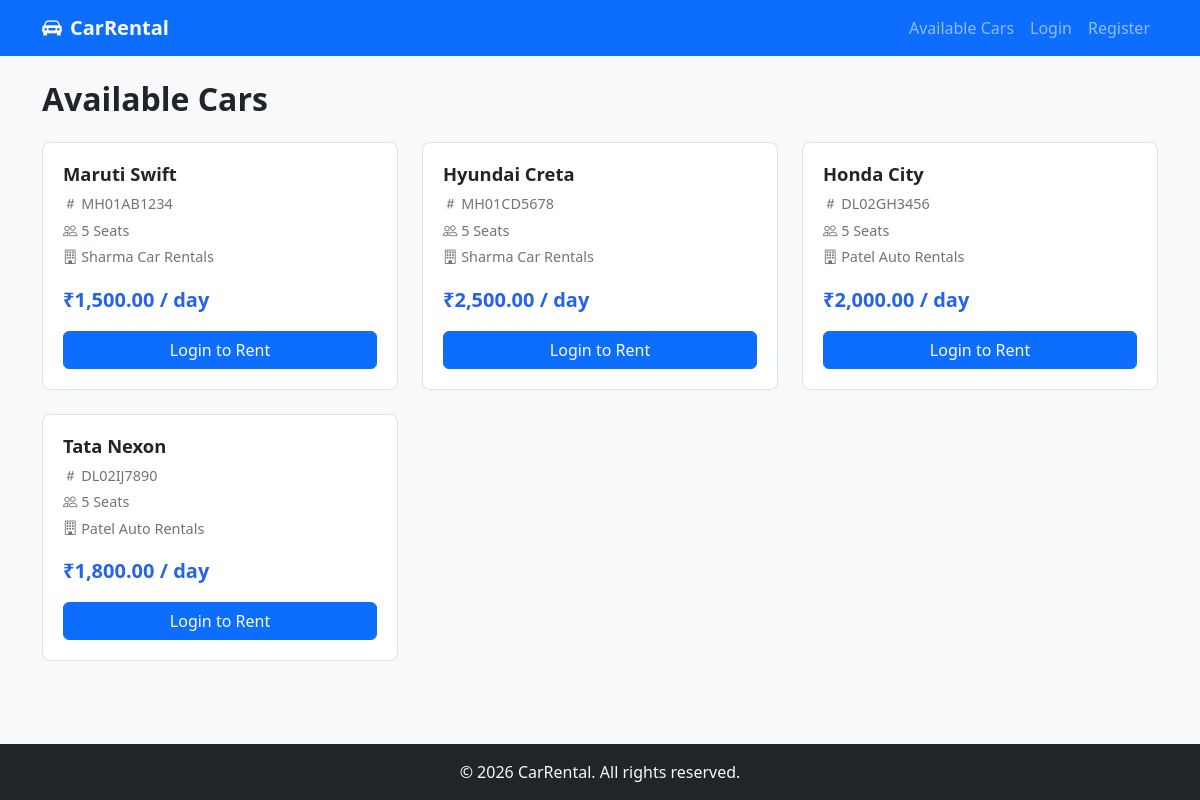
/customer/available_cars.php, run on the app's committed database.
### tables this page shows
CREATE TABLE cars (
    id INT PRIMARY KEY AUTO_INCREMENT,
    agency_id INT NOT NULL,
    vehicle_model VARCHAR(255) NOT NULL,
    vehicle_number VARCHAR(50) UNIQUE NOT NULL,
    seating_capacity INT NOT NULL,
    rent_per_day DECIMAL(10, 2) NOT NULL,
    is_available BOOLEAN DEFAULT TRUE,
    created_at TIMESTAMP DEFAULT CURRENT_TIMESTAMP,
    updated_at TIMESTAMP DEFAULT CURRENT_TIMESTAMP ON UPDATE CURRENT_TIMESTAMP,
    FOREIGN KEY (agency_id) REFERENCES users(id) ON DELETE CASCADE,
    INDEX idx_agency_id (agency_id),
    INDEX idx_is_available (is_available)
);

CREATE TABLE users (
    id INT PRIMARY KEY AUTO_INCREMENT,
    user_type ENUM('customer', 'agency') NOT NULL,
    email VARCHAR(255) UNIQUE NOT NULL,
    password VARCHAR(255) NOT NULL,
    full_name VARCHAR(255) NOT NULL,
    phone_number VARCHAR(20),
    company_name VARCHAR(255),
    created_at TIMESTAMP DEFAULT CURRENT_TIMESTAMP,
    updated_at TIMESTAMP DEFAULT CURRENT_TIMESTAMP ON UPDATE CURRENT_TIMESTAMP,
    INDEX idx_email (email),
    INDEX idx_user_type (user_type)
);

### includes/functions.php (called while the page is built, shortened)
<?php
function isLoggedIn() {
    return isset($_SESSION['user_id']);
}
function escape($value) {
    return htmlspecialchars($value ?? '', ENT_QUOTES, 'UTF-8');
}
function formatCurrency($amount) {
    return '₹' . number_format((float)$amount, 2);
}

### customer/available_cars.php (the view, shortened to what this page needs)
<?php
require_once __DIR__ . '/../config/database.php';
require_once __DIR__ . '/../includes/functions.php';
$query = 'SELECT cars.*, users.company_name
          FROM cars
          INNER JOIN users ON cars.agency_id = users.id
          WHERE cars.is_available = 1
          ORDER BY cars.created_at DESC';
$result = $conn->query($query);
require_once __DIR__ . '/../includes/header.php';
?>
<h2 class="page-heading">Available Cars</h2>
<?php if ($result->num_rows === 0): ?>
    <div class="alert alert-info">No cars are currently available.</div>
<?php else: ?>
    <div class="row">
        <?php while ($car = $result->fetch_assoc()): ?>
            <div class="col-md-4 col-sm-6 mb-4">
                <div class="card car-card h-100">
                    <div class="card-body d-flex flex-column">
                        <h5 class="car-model"><?php echo escape($car['vehicle_model']); ?></h5>
                        <div class="car-detail">
                            <i class="bi bi-hash"></i>
                            <span><?php echo escape($car['vehicle_number']); ?></span>
                        </div>
                        <div class="car-detail">
                            <i class="bi bi-people"></i>
                            <span><?php echo (int)$car['seating_capacity']; ?> Seats</span>
                        </div>
                        <div class="car-detail">
                            <i class="bi bi-building"></i>
                            <span><?php echo escape($car['company_name']); ?></span>
                        </div>
                        <div class="car-price"><?php echo formatCurrency($car['rent_per_day']); ?> / day</div>
                        <div class="mt-auto pt-3">
                            <?php if (!isLoggedIn()): ?>
                                <a href="/auth/login.php" class="btn btn-primary w-100">Login to Rent</a>
                            <?php endif; ?>
                        </div>
                    </div>
                </div>
            </div>
        <?php endwhile; ?>
    </div>
<?php endif; ?>
<?php require_once __DIR__ . '/../includes/footer.php'; ?>

### includes/header.php (shortened to what this page needs)
<?php
require_once __DIR__ . '/functions.php';
?>
<!DOCTYPE html>
<html lang="en">
<head>
    <link href="https://cdn.jsdelivr.net/npm/bootstrap@5.3.2/dist/css/bootstrap.min.css" rel="stylesheet">
    <link href="https://cdn.jsdelivr.net/npm/bootstrap-icons@1.11.3/font/bootstrap-icons.min.css" rel="stylesheet">
    <link href="/css/style.css" rel="stylesheet">
</head>
<body>
<nav class="navbar navbar-expand-lg navbar-dark bg-primary">
    <div class="container">
        <a class="navbar-brand fw-bold" href="/index.php">
            <i class="bi bi-car-front-fill me-2"></i>CarRental
        </a>
        <div class="collapse navbar-collapse" id="mainNav">
            <ul class="navbar-nav ms-auto">
                <li class="nav-item">
                    <a class="nav-link" href="/customer/available_cars.php">Available Cars</a>
                </li>
                <?php if (isLoggedIn()): ?>
                    <?php if (getUserType() === 'agency'): ?>
                        <li class="nav-item">
                            <a class="nav-link" href="/agency/add_car.php">Add Car</a>
                        </li>
                        <li class="nav-item">
                            <a class="nav-link" href="/agency/view_bookings.php">Bookings</a>
                        </li>
                    <?php endif; ?>
                    <li class="nav-item">
                        <span class="nav-link text-light">
                            <i class="bi bi-person-circle me-1"></i><?php echo escape(getUserName()); ?>
                        </span>
                    </li>
                    <li class="nav-item">
                        <a class="nav-link" href="/auth/logout.php">Logout</a>
                    </li>
                <?php else: ?>
                    <li class="nav-item">
                        <a class="nav-link" href="/auth/login.php">Login</a>
                    </li>
                    <li class="nav-item">
                        <a class="nav-link" href="/auth/register_customer.php">Register</a>
                    </li>
                <?php endif; ?>
            </ul>
        </div>
    </div>
</nav>
<main class="container py-4">

### includes/footer.php (shortened to what this page needs)
</main>
<footer class="bg-dark text-light text-center py-3 mt-auto">
    <p class="mb-0">&copy; <?php echo date('Y'); ?> CarRental. All rights reserved.</p>
</footer>
</body>
</html>

### css/style.css (style rules this page uses)
body { font-family: 'Segoe UI', Tahoma, Geneva, Verdana, sans-serif; background-color: #f8f9fa; min-height: 100vh; display: flex; flex-direction: column; }
main.container { flex: 1; }
.page-heading { font-weight: 700; margin-bottom: 1.5rem; }
.car-card { border: 1px solid #dee2e6; border-radius: 8px; transition: box-shadow 0.2s; }
.car-card .card-body { padding: 1.25rem; }
.car-model { font-size: 1.15rem; font-weight: 700; margin-bottom: 0.5rem; }
.car-detail { color: #6c757d; font-size: 0.9rem; margin-bottom: 0.3rem; }
.car-price { font-size: 1.25rem; font-weight: 700; color: #2563eb; margin-top: 0.75rem; }
footer { margin-top: auto; }

### data on the page
cars: vehicle_model "Maruti Swift", vehicle_number "MH01AB1234", seating_capacity "5", agency.company_name "Sharma Car Rentals", rent_per_day "₹1,500.00"
cars: vehicle_model "Hyundai Creta", vehicle_number "MH01CD5678", seating_capacity "5", agency.company_name "Sharma Car Rentals", rent_per_day "₹2,500.00"
cars: vehicle_model "Honda City", vehicle_number "DL02GH3456", seating_capacity "5", agency.company_name "Patel Auto Rentals", rent_per_day "₹2,000.00"
cars: vehicle_model "Tata Nexon", vehicle_number "DL02IJ7890", seating_capacity "5", agency.company_name "Patel Auto Rentals", rent_per_day "₹1,800.00"
